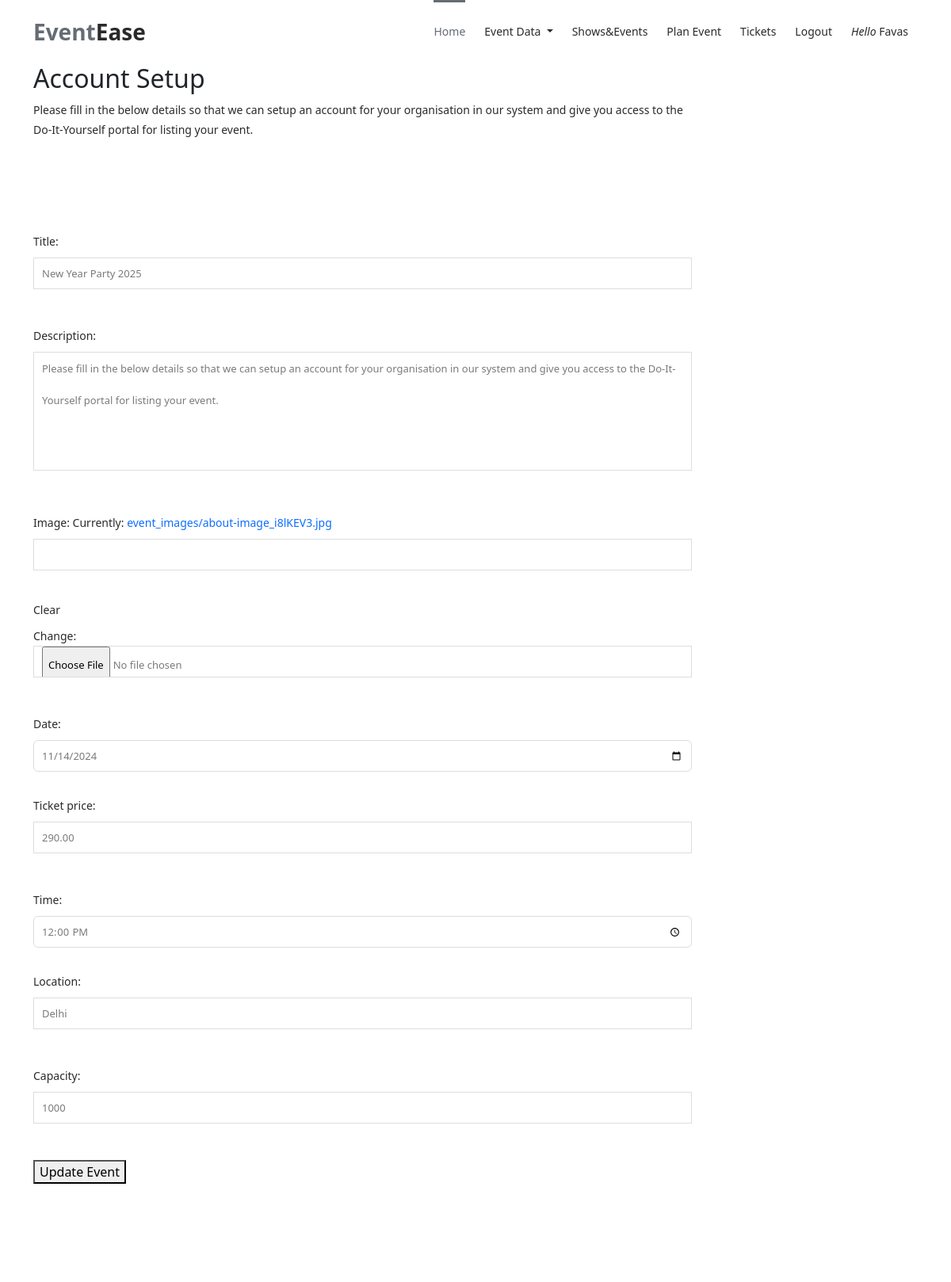
Page /update_event/11/ (signed in, upper part) on the earlier database version.
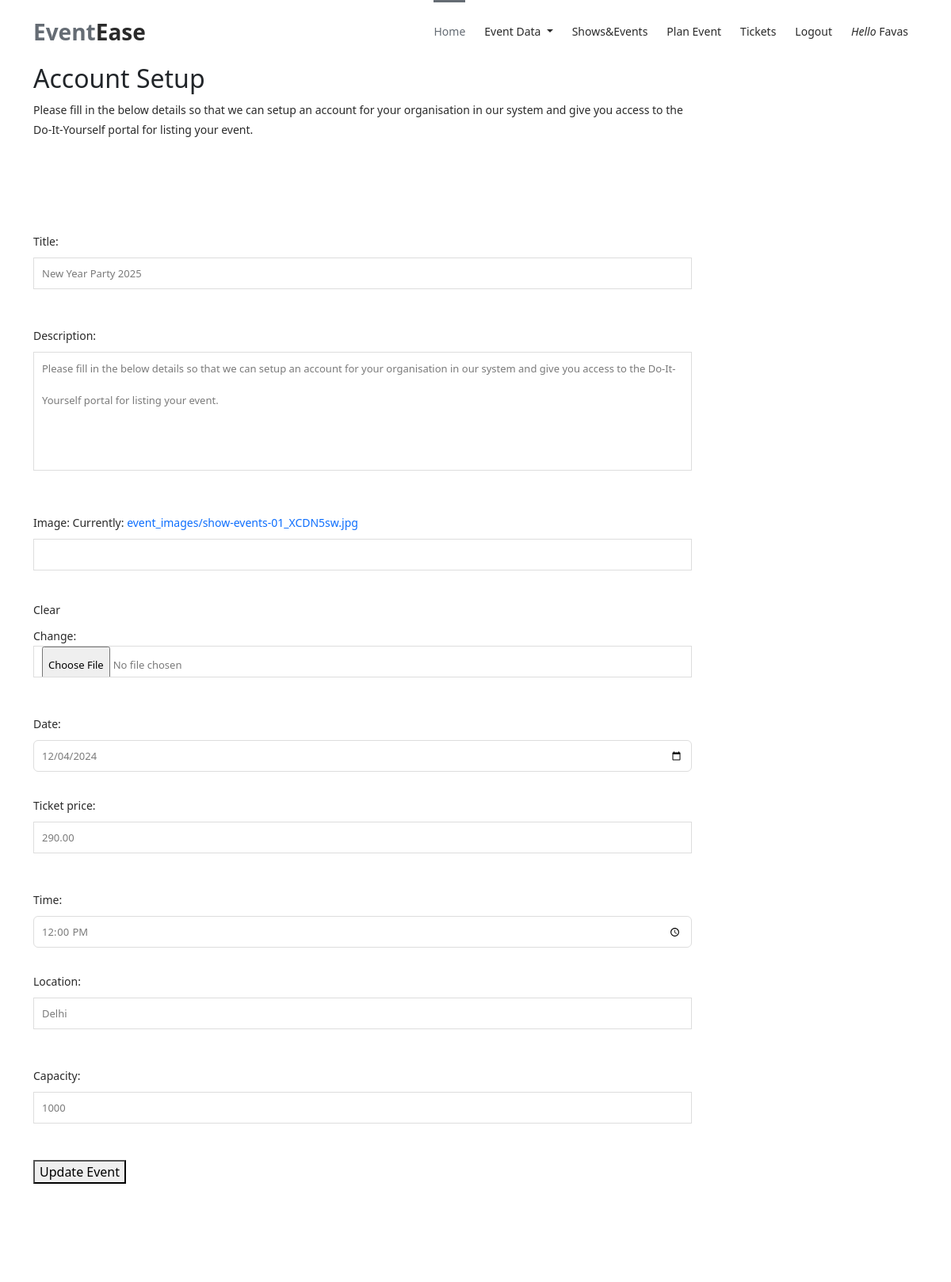
Same page on the later database version.
### events/models.py (models this page shows, shortened)
class Event(models.Model):
    user = models.ForeignKey(Profile, on_delete=models.CASCADE,blank=True,null=True)  # Link each event to a user
    title = models.CharField(max_length=200)
    description = models.TextField()
    date = models.DateField()
    time = models.TimeField()
    location = models.CharField(max_length=255)
    ticket_price=models.DecimalField(max_digits=10,decimal_places=2,default=0.00)
    is_active = models.BooleanField(default=True)
    image = models.ImageField(upload_to='event_images/', null=True, blank=True)
    capacity = models.PositiveIntegerField(default=0)
    available_tickets = models.PositiveIntegerField(default=0)

### events/views.py (the view)
# urls.py: path('update_event/<int:pk>/', views.update_event, name='update_event'),
@user_passes_test(is_admin)
def update_event(request,pk):
    event=get_object_or_404(Event,pk=pk)
    if request.method == 'POST':
        print(event)
        form = EventForm(request.POST,request.FILES,instance=event)
        if form.is_valid():
            form.save()
            return redirect('event_list')
    else:
        form = EventForm(instance=event)
    return render(request, 'update_event_layout.html', {'form': form})

### events/forms.py
class EventForm(forms.ModelForm):
    date = forms.DateField(
        widget=forms.DateInput(
            attrs={
                'type': 'date',    # HTML5 date input for calendar picker
                'class': 'form-control',
                'placeholder': 'Select Date'
            }
        )
    )
    time = forms.TimeField(
        widget=forms.TimeInput(
            attrs={
                'type': 'time',    # HTML5 time input for time picker
                'class': 'form-control',
                'placeholder': 'Select Time'
            }))
    class Meta:
        model = Event
        fields = ['title', 'description','image', 'date','ticket_price', 'time', 'location', 'capacity']

### events/views.py (called while the page is built)
def is_admin(user):
    return user.is_staff

### templates/update_event_layout.html
{% extends 'blank_layout.html' %}
{% block header%}
{% include 'header.html' %}
{% endblock header%}
{% block update_event %}
{% include 'update_event.html' %}
{% endblock update_event %}
{% block footer %}
{% include 'footer.html' %}
{% endblock footer %}

### templates/update_event.html (shortened to what this page needs)
{% load static %}
<div class="rent-venue-tabs">
    <div class="container">
        <div class="row">
            <div class="col-lg-12">
                <div class="row ui-tabs ui-widget ui-widget-content ui-corner-all" id="tabs">
                    <div class="col-lg-12">
                        <article id="tabs-3" aria-labelledby="ui-id-3" class="ui-tabs-panel ui-widget-content ui-corner-bottom" role="tabpanel" aria-hidden="false" style="display: block;">
                                <div class="row">
                                    <div class="col-lg-9">
                                        <div class="right-content">
                                            <h2> Account Setup</h2>
                                            <p> Please fill in the below details so that we can setup an account for your organisation in our system and
                                                give you access to the Do-It-Yourself portal for listing your event. </p>
                                        </div>
                                    </div>
                                </div>
                          </div></article>
                    </div>
                </div>
            </div>
        </div>
    </div>
<div class="rent-venue-application">
    <div class="container">
        <div class="row">
            <div class="col-lg-9">
              <div class="contact-form">
                <form method="post" action="" enctype="multipart/form-data">
                {{ form.as_p }}
                <button type="submit">Update Event</button>
                </form>
              </div>
            </div>
        </div>
    </div>
</div>

Differences in the rows shown:
changed Event "Delhi": date "11/14/2024" → "12/04/2024"
Other differences:
text no longer shown: "Title: Description: Image: Currently: event_images/about-image_i8lKEV3.jpg Clear Change: Date: Ticket price: Time: Location: Capacity:"
text now shown: "Title: Description: Image: Currently: event_images/show-events-01_XCDN5sw.jpg Clear Change: Date: Ticket price: Time: Location: Capacity:"
